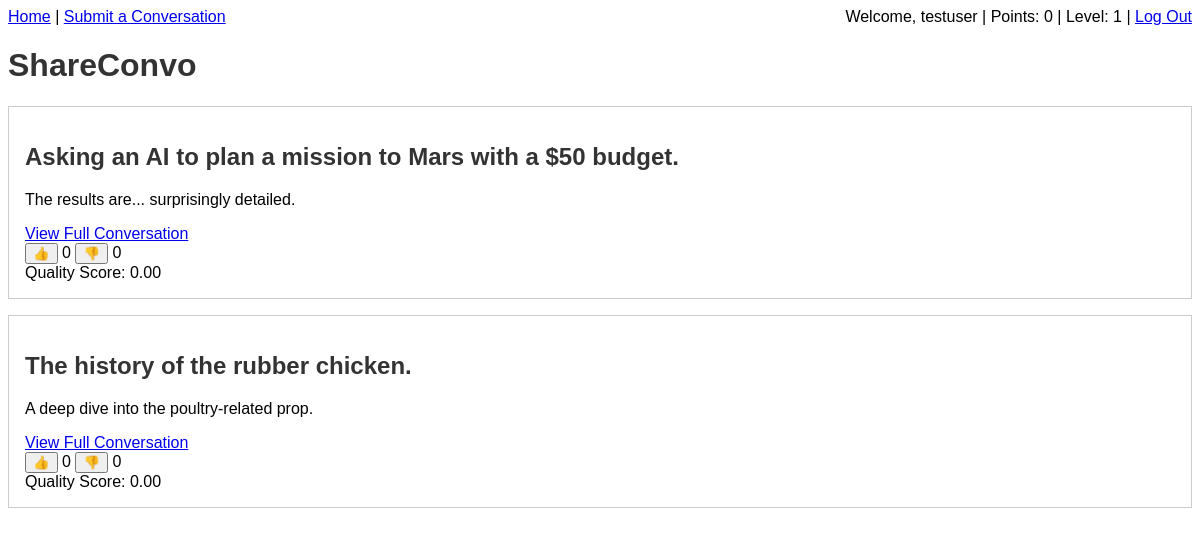
The page / (signed in) on the database its author committed.
### shareconvo/models.py (models this page shows, shortened)
class User(db.Model, UserMixin):
    __tablename__ = 'users'
    id = db.Column(db.Integer, primary_key=True)
    username = db.Column(db.String(80), unique=True, nullable=False)
    email = db.Column(db.String(120), unique=True, nullable=False)
    password_hash = db.Column(db.String(128))
    points = db.Column(db.Integer, nullable=False, default=0)
    level = db.Column(db.Integer, nullable=False, default=1)
    conversations = db.relationship('Conversation', backref='author', lazy=True)
    votes = db.relationship('Vote', backref='voter', lazy=True)
    feedback = db.relationship('Feedback', backref='reviewer', lazy=True)

class Conversation(db.Model):
    __tablename__ = 'conversations'
    id = db.Column(db.Integer, primary_key=True)
    user_id = db.Column(db.Integer, db.ForeignKey('users.id'), nullable=False)
    title = db.Column(db.String(120), nullable=False)
    blurb = db.Column(db.Text, nullable=False)
    full_text = db.Column(db.Text, nullable=False)
    created = db.Column(db.DateTime, nullable=False, default=datetime.utcnow)
    likes = db.Column(db.Integer, nullable=False, default=0)
    dislikes = db.Column(db.Integer, nullable=False, default=0)
    quality_score = db.Column(db.Float, nullable=False, default=0.0)
    votes = db.relationship('Vote', backref='conversation', lazy=True)
    feedback = db.relationship('Feedback', backref='conversation_feedback', lazy=True)

### shareconvo/__init__.py (the view)
    @app.route('/')
    def index():
        conversations = Conversation.query.all()
        return render_template('index.html', conversations=conversations)

### shareconvo/templates/index.html (shortened to what this page needs)
<!doctype html>
<link rel="stylesheet" href="{{ url_for('static', filename='style.css') }}">
<nav>
  <a href="{{ url_for('index') }}">Home</a> |
  {% if current_user.is_authenticated %}
    <a href="{{ url_for('submit') }}">Submit a Conversation</a>
    <span style="float: right;">
      Welcome, {{ current_user.username }} | Points: {{ current_user.points }} | Level: {{ current_user.level }} |
      <a href="{{ url_for('auth.logout') }}">Log Out</a>
    </span>
  {% else %}
    <span style="float: right;">
      <a href="{{ url_for('auth.login') }}">Log In</a> |
      <a href="{{ url_for('auth.register') }}">Register</a>
    </span>
  {% endif %}
</nav>
<h1>ShareConvo</h1>
<ul class="conversations">
{% for conversation in conversations %}
  <li data-convo-id="{{ conversation.id }}">
    <h2>{{ conversation.title }}</h2>
    <p>{{ conversation.blurb }}</p>
    <a href="{{ url_for('conversation_detail', convo_id=conversation.id) }}" target="_blank" class="view-convo-link">View Full Conversation</a>
    <div>
      <button class="vote-btn" data-vote-type="like">👍</button>
      <span class="likes-count">{{ conversation.likes }}</span>
      <button class="vote-btn" data-vote-type="dislike">👎</button>
      <span class="dislikes-count">{{ conversation.dislikes }}</span>
      <br>
      <span>Quality Score: {{ "%.2f"|format(conversation.quality_score) }}</span>
    </div>
  </li>
{% else %}
  <li>No conversations yet.</li>
{% endfor %}
</ul>

### shareconvo/static/style.css (style rules this page uses)
h1, h2 { color: #333; }
.conversations { list-style: none; padding: 0; }
.conversations li { margin: 1em 0; padding: 1em; border: 1px solid #ccc; }

### rows shown on the page
User: username "testuser", points "0", level "1"
Conversation: title "Asking an AI to plan a mission to Mars with a $50 budget.", blurb "The results are... surprisingly detailed.", likes "0", dislikes "0", quality_score "0.00"
Conversation: title "The history of the rubber chicken.", blurb "A deep dive into the poultry-related prop.", likes "0", dislikes "0", quality_score "0.00"
